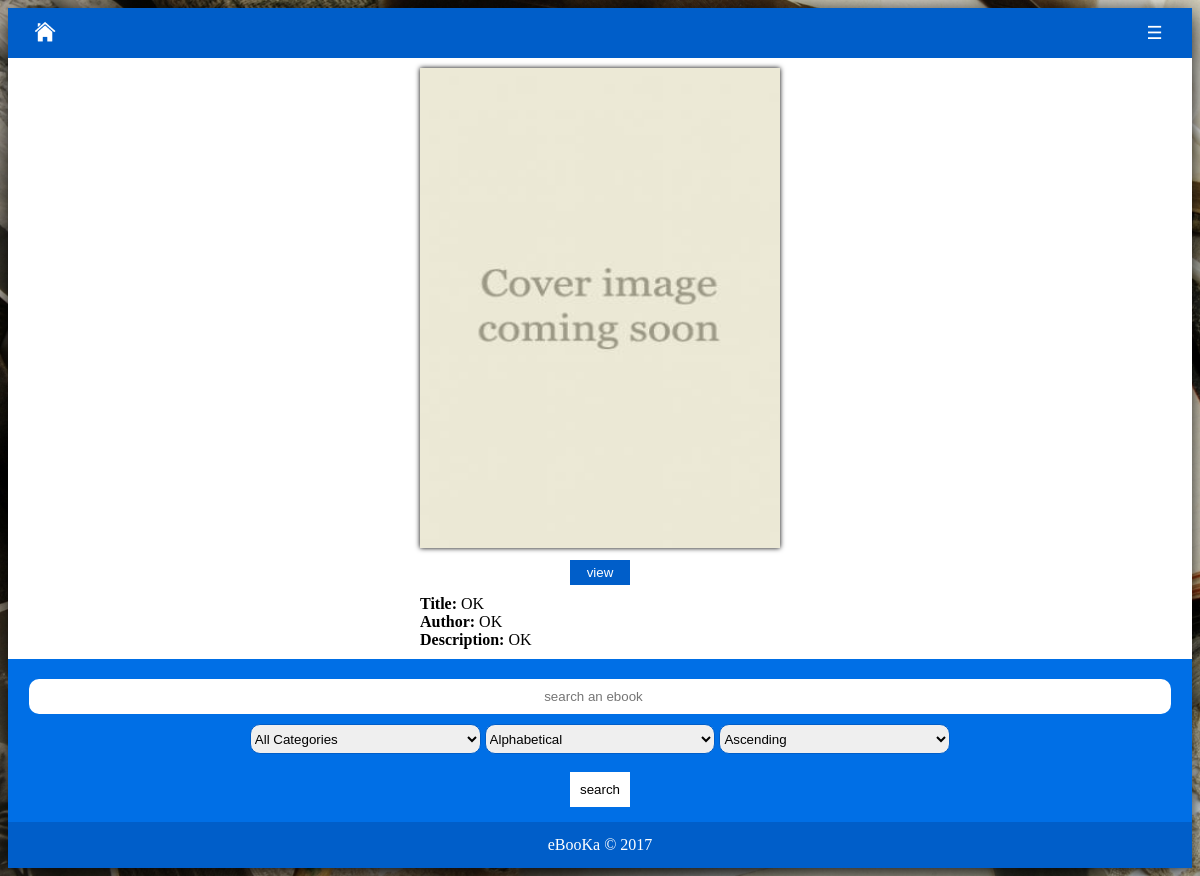
The app's page /books-details.php?vdbook_id=37 with its own data.
### tables this page shows
CREATE TABLE `books` (
  `book_id` int(11) NOT NULL AUTO_INCREMENT,
  `book_title` varchar(256) NOT NULL,
  `book_description` text NOT NULL,
  `book_author` varchar(128) NOT NULL,
  `book_category_id` int(11) NOT NULL,
  `book_file` text NOT NULL,
  `book_cover` varchar(256) NOT NULL,
  `book_date` datetime NOT NULL,
  `upload_type` set('Private','Public') NOT NULL,
  `user_id` int(11) NOT NULL,
  PRIMARY KEY (`book_id`)
);

### books-details.php (the view, shortened to what this page needs)
<!DOCTYPE html>
<?php
    include ('include/verify-notlogged.php');
        ?>
        <?php
    if(isset($_GET['vdbook_id'])){
        $sql_query="SELECT * FROM books WHERE book_id=".$_GET['vdbook_id'];
        $result_set=mysqli_query($con,$sql_query);
        if(mysqli_num_rows($result_set)>0){
            $fetched_row=mysqli_fetch_array($result_set);
        }
        else{
            ?>
                <script type="text/javascript">
                    window.location.href='index.php';
                </script>
            <?php
        }
    }
?>
<html>
    <head>
        <link rel="stylesheet" href="css/main.css">
        <link rel="stylesheet" href="css/loader.css">
    </head>
    <body style="font-family:Verdana;" onload="myFunction()">
            <div style="display:none;" id="myDiv" class="animate-bottom">
                <?php include ('include/nav-main.php');?>
                <div id="main">
                    <?php include ('include/menu.php');?>
                    <div style="overflow:hidden;">
                        <div class="main" style="width:100%">
                            <div style="position:relative;margin:10px;">
                                <img class="bookimage" src="views/covers/<?php echo $fetched_row[6];?>" style="box-shadow:0px 0px 5px;height:480px;width:360px;"><br>
                                <button class="apbut" onclick="javascript: vbook_id('<?php echo $fetched_row[0];?>')">view</button>
                            </div>
                            <div style="position:relative;width:360px;margin:auto;margin-bottom:10px;text-align:left;">
                                <b>Title:</b> <?php echo $fetched_row[1];?><br>
                                <b>Author:</b> <?php echo $fetched_row[3];?><br>
                                <b>Description:</b> <?php echo $fetched_row[2];?>
                            </div>
                        </div>
                        <?php include ('include/searchbar.php');?>
                    </div>
                    <?php include ('include/footer.php');?>
                </div>
    </body>
</html>

### css/main.css (style rules this page uses)
body { background-image: url("../images/background.jpg"); background-repeat: no-repeat; background-size: cover; }
* { box-sizing: border-box; }
.main { float:left; width:75%; padding: 0px 40px; }
#main { transition: margin-left .5s; background-color: rgba(255, 255, 255, .5); }

### css/loader.css (style rules this page uses)
.animate-bottom { position: relative; -webkit-animation-name: animatebottom; -webkit-animation-duration: 1s; animation-name: animatebottom; animation-duration: 1s }
#myDiv { display: none; text-align: center; background-color: white; box-shadow: 0px 5px 25px black; }

### books-details.php (style rules this page uses)
.apbut { color:white; background-color:rgb(0, 94, 201); border:none; width:60px; margin-top:8px; padding:5px 0px; }

### records on screen
books: book_cover (placeholder picture), book_title "OK", book_author "OK", book_description "OK"

### other values on screen
form field category "All Categories"
